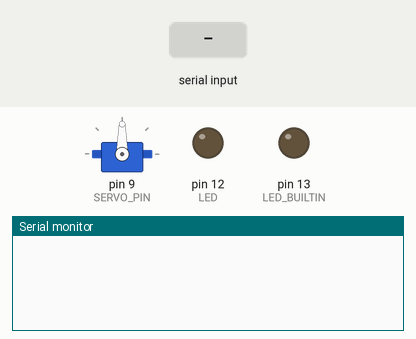
The sketch below on a simulated Arduino Uno, built with avr-gcc and run on an emulated ATmega328P. Parts: servo, output pins drawn as LEDs (lit = HIGH), the last lines printed to the serial monitor. The inputs (shaded band) are chosen by the test bench.

Above: at 1.2 s.
1.3 s: ",\n" received over Serial
At 2.4 s:
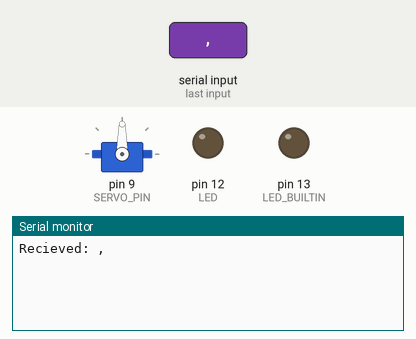
2.8 s: "90,45,200\n" received over Serial
At 3.6 s:
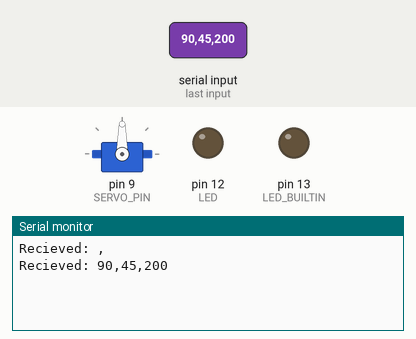
4.3 s: "0\n" received over Serial
At 4.7 s:
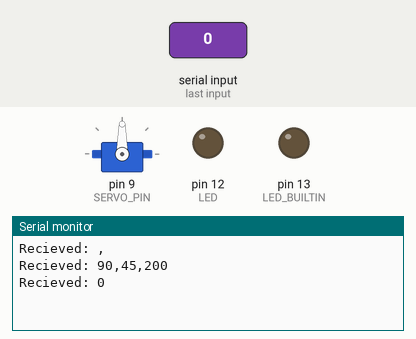

The sketch:

gamepad_input.ino
```cpp
#include <Servo.h>

const uint8_t LED = 12;
const uint8_t SERVO_PIN = 9;

enum class State : bool {
  OFF,
  ON
};

enum class InputType : uint8_t {
  NONE,
  BUTTON,
  ANALOG
};

enum class GamepadKeys : char {
  B = 'B',
  A = 'A',
  Y = 'Y',
  X = 'X',
  OPTIONS = 'O',
  START = 'S',
  DPAD_UP = 'U',
  DPAD_DOWN = 'D',
  DPAD_RIGHT = 'R',
  DPAD_LEFT = 'L',
  RIGHT_BUMPER = 'C',
  LEFT_BUMPER = 'E',
  RIGHT_TRIGGER = 'F',
  LEFT_TRIGGER = 'G',
  RIGHT_STICK_Y = 'H',
  RIGHT_STICK_X = 'I',
  LEFT_STICK_Y = 'J',
  LEFT_STICK_X = 'K'
};

struct InputData {
  InputType type;
  union {
    uint8_t buttonValue;
    float analogValue;
  };
};

struct Inputs {
  char key;
  InputData data;
};

const uint8_t inputsSize = 8;
Inputs inputs[inputsSize];
State state = State::OFF;

bool bPressed = LOW;
bool lastBPressed = LOW;

String inBuffer;
String* inValues;
uint8_t inValuesSize = 0;

Servo servo;
int servoTarget = 0;
float leftStickX = 0.0;

void setup() {
  // put your setup code here, to run once:
  pinMode(LED_BUILTIN, OUTPUT);
  digitalWrite(LED_BUILTIN, LOW);

  pinMode(LED, OUTPUT);
  Serial.begin(115200);

  servo.attach(SERVO_PIN);
}

void loop() {
  // put your main code here, to run repeatedly:
  lastBPressed = bPressed;
  handleInput();

  servoTarget = mapFloat(leftStickX, -1.0, 1.0, 0, 180);
  servo.write(servoTarget);

  // switch state when button pressed
  if (bPressed && !lastBPressed) {
    state = state == State::ON ? State::OFF : State::ON;
    Serial.print("Free RAM (bytes): ");
    Serial.println(getFreeRam());
  }

  // led control
  switch (state) {
    case State::ON:
      digitalWrite(LED, HIGH);
      break;
    case State::OFF:
      digitalWrite(LED, LOW);
      break;
  }
}

void handleInput(){
  if (Serial.available()){
    inBuffer = Serial.readStringUntil('\n');
    Serial.print(F("Recieved: "));
    Serial.println(inBuffer);

    // String* of inValuesSize size
    inValues = split(inBuffer, inValuesSize);
    // now we have a string array of all passed inputs

    clearInputs(inputs, inputsSize);
    uint8_t inputsIndex = 0;
    for (uint8_t i = 0; i < inValuesSize; i++) {
      serialToValue(inValues[i], inputs, inputsIndex);
      inputsIndex++;
    }

    bPressed = getButton(inputs, inputsSize, GamepadKeys::B, bPressed);
    leftStickX = getAnalog(inputs, inputsSize, GamepadKeys::LEFT_STICK_X, leftStickX);

    delete[] inValues;
    inValues = nullptr;
  }
}

String* split(const String& input, uint8_t& size) {
  size = 1;
  int inputLength = input.length();

  for (int i = 0; i < inputLength; i++) {
    if (input.charAt(i) == ',') {
      size++;
    }
  }

  // dynamically sized array
  String* values = new String[size];

  int valueIndex = 0;
  int lastDelimiterIndex = -1;

  for (int i = 0; i < inputLength; i++) {
    if (input.charAt(i) == ',') {
      values[valueIndex] = input.substring(lastDelimiterIndex + 1, i);
      lastDelimiterIndex = i;
      valueIndex++;
    }
  }

  // get the last value between delimiter and endl
  values[valueIndex] = input.substring(lastDelimiterIndex + 1);

  return values;
}

void serialToValue(const String& in, Inputs inputs[], uint8_t index) {
  // in is in the format {KEY}:{VALUE}
  // int separatorIndex = in.indexOf(':');
  // if (separatorIndex == -1) return;
  inputs[index].key = in.charAt(0);

  if (in.length() <= 2) {
    inputs[index].data.type = InputType::BUTTON;
    inputs[index].data.buttonValue = (uint8_t) in.substring(1).toInt();
  } else {
    inputs[index].data.type = InputType::ANALOG;
    inputs[index].data.analogValue = in.substring(1).toFloat();
  }
}

bool getButton(Inputs inputs[], uint8_t size, char key, const bool lastValue) {
  for (int i = 0; i < size; i++) {
    if (inputs[i].key == key) {
      return inputs[i].data.buttonValue;
    }
  }
  return lastValue;
}

// overload so you can call getButton with keys
bool getButton(Inputs inputs[], uint8_t size, GamepadKeys key, const bool lastValue) {
  return getButton(inputs, size, (char) key, lastValue);
}

float getAnalog(Inputs inputs[], uint8_t size, char key, const float lastValue) {
  for (uint8_t i = 0; i < size; i++) {
    if (inputs[i].key == key) {
      return inputs[i].data.analogValue;
    }
  }
  return lastValue;
}

// overload so you can call getAnalog with keys
float getAnalog(Inputs inputs[], uint8_t size, GamepadKeys key, const float lastValue) {
  return getAnalog(inputs, size, (char) key, lastValue);
}

void clearInputs(Inputs inputs[], uint8_t inputsSize) {
  Inputs zeroInput = {};

  for (int i = 0; i < inputsSize; i++) {
    inputs[i] = zeroInput;
  }
}

int mapFloat(float value, float fromLower, float fromUpper, int toLower, int toUpper) {
  return (value - fromLower) * (((float) toUpper - (float) toLower) / (fromUpper - fromLower)) + (float) toLower;
}

int getFreeRam() {
  extern int __heap_start, *__brkval;
  int v;
  // This calculates the distance between the current stack pointer (&v)
  // and the current heap pointer (__brkval or __heap_start)
  return (int) &v - (__brkval == 0 ? (int) &__heap_start : (int) __brkval);
}
```

Measured:
- after the input at 1.3 s, the serial monitor: prints a new line at once (image 1)
- after the input at 2.8 s, the serial monitor: prints a new line at once (image 2)
- after the input at 4.3 s, the serial monitor: prints a new line at once (image 3)
